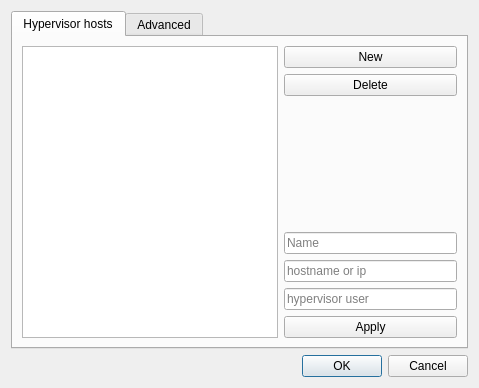
<?xml version="1.0" encoding="UTF-8"?>
<ui version="4.0">
 <class>SettingsDialog</class>
 <widget class="QDialog" name="SettingsDialog">
  <property name="geometry">
   <rect>
    <x>0</x>
    <y>0</y>
    <width>479</width>
    <height>388</height>
   </rect>
  </property>
  <property name="windowTitle">
   <string>Dialog</string>
  </property>
  <layout class="QVBoxLayout" name="verticalLayout">
   <item>
    <widget class="QTabWidget" name="tabWidget">
     <property name="currentIndex">
      <number>0</number>
     </property>
     <widget class="QWidget" name="tab">
      <attribute name="title">
       <string>Hypervisor hosts</string>
      </attribute>
      <layout class="QHBoxLayout" name="horizontalLayout">
       <item>
        <widget class="QListWidget" name="listHypervisorHosts"/>
       </item>
       <item>
        <layout class="QVBoxLayout" name="verticalLayout_2">
         <item>
          <widget class="QPushButton" name="pushButtonNew">
           <property name="text">
            <string>New</string>
           </property>
          </widget>
         </item>
         <item>
          <widget class="QPushButton" name="pushButtonDelete">
           <property name="text">
            <string>Delete</string>
           </property>
          </widget>
         </item>
         <item>
          <spacer name="verticalSpacer">
           <property name="orientation">
            <enum>Qt::Vertical</enum>
           </property>
           <property name="sizeHint" stdset="0">
            <size>
             <width>20</width>
             <height>40</height>
            </size>
           </property>
          </spacer>
         </item>
         <item>
          <widget class="QLineEdit" name="lineEditName">
           <property name="placeholderText">
            <string>Name</string>
           </property>
          </widget>
         </item>
         <item>
          <widget class="QLineEdit" name="lineEditHost">
           <property name="text">
            <string/>
           </property>
           <property name="placeholderText">
            <string>hostname or ip</string>
           </property>
          </widget>
         </item>
         <item>
          <widget class="QLineEdit" name="lineEditUser">
           <property name="placeholderText">
            <string>hypervisor user</string>
           </property>
          </widget>
         </item>
         <item>
          <widget class="QPushButton" name="pushButtonApply">
           <property name="text">
            <string>Apply</string>
           </property>
          </widget>
         </item>
        </layout>
       </item>
      </layout>
     </widget>
     <widget class="QWidget" name="tab_2">
      <attribute name="title">
       <string>Advanced</string>
      </attribute>
     </widget>
    </widget>
   </item>
   <item>
    <widget class="QDialogButtonBox" name="buttonBox">
     <property name="orientation">
      <enum>Qt::Horizontal</enum>
     </property>
     <property name="standardButtons">
      <set>QDialogButtonBox::Cancel|QDialogButtonBox::Ok</set>
     </property>
    </widget>
   </item>
  </layout>
 </widget>
 <resources/>
 <connections>
  <connection>
   <sender>buttonBox</sender>
   <signal>accepted()</signal>
   <receiver>SettingsDialog</receiver>
   <slot>accept()</slot>
   <hints>
    <hint type="sourcelabel">
     <x>248</x>
     <y>254</y>
    </hint>
    <hint type="destinationlabel">
     <x>157</x>
     <y>274</y>
    </hint>
   </hints>
  </connection>
  <connection>
   <sender>buttonBox</sender>
   <signal>rejected()</signal>
   <receiver>SettingsDialog</receiver>
   <slot>reject()</slot>
   <hints>
    <hint type="sourcelabel">
     <x>316</x>
     <y>260</y>
    </hint>
    <hint type="destinationlabel">
     <x>286</x>
     <y>274</y>
    </hint>
   </hints>
  </connection>
 </connections>
</ui>
